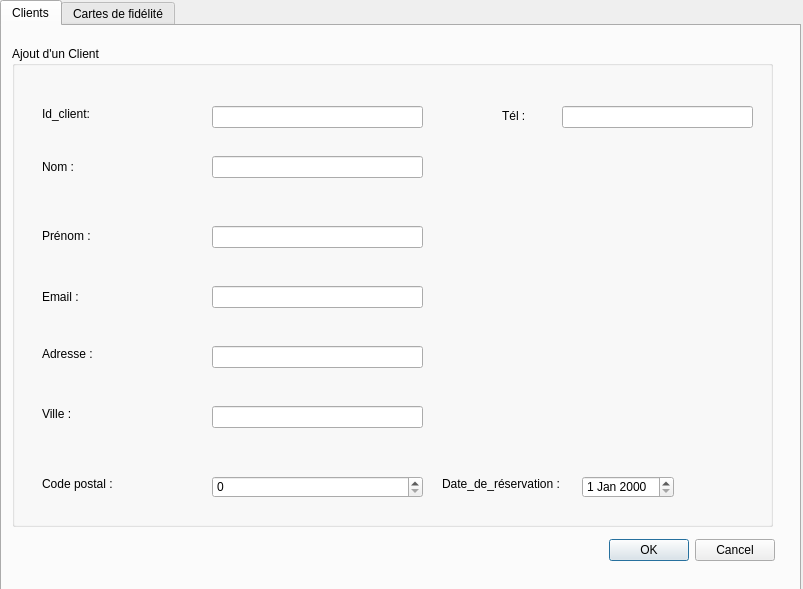
<?xml version="1.0" encoding="UTF-8"?>
<ui version="4.0">
 <class>Espace_client</class>
 <widget class="QDialog" name="Espace_client">
  <property name="geometry">
   <rect>
    <x>0</x>
    <y>0</y>
    <width>803</width>
    <height>589</height>
   </rect>
  </property>
  <property name="windowTitle">
   <string>Dialog</string>
  </property>
  <widget class="QTabWidget" name="tabWidget">
   <property name="geometry">
    <rect>
     <x>0</x>
     <y>0</y>
     <width>801</width>
     <height>591</height>
    </rect>
   </property>
   <property name="currentIndex">
    <number>0</number>
   </property>
   <widget class="QWidget" name="tab">
    <attribute name="title">
     <string>Clients</string>
    </attribute>
    <widget class="QStackedWidget" name="stackedWidget">
     <property name="geometry">
      <rect>
       <x>10</x>
       <y>10</y>
       <width>771</width>
       <height>531</height>
      </rect>
     </property>
     <property name="currentIndex">
      <number>1</number>
     </property>
     <widget class="QWidget" name="afficherClient">
      <widget class="QTableView" name="tabClient">
       <property name="geometry">
        <rect>
         <x>10</x>
         <y>80</y>
         <width>741</width>
         <height>361</height>
        </rect>
       </property>
       <property name="selectionBehavior">
        <enum>QAbstractItemView::SelectRows</enum>
       </property>
       <property name="sortingEnabled">
        <bool>true</bool>
       </property>
      </widget>
      <widget class="QLineEdit" name="lineEdit">
       <property name="geometry">
        <rect>
         <x>560</x>
         <y>40</y>
         <width>191</width>
         <height>22</height>
        </rect>
       </property>
       <property name="placeholderText">
        <string>recherche</string>
       </property>
      </widget>
      <widget class="QComboBox" name="cb_colone">
       <property name="geometry">
        <rect>
         <x>360</x>
         <y>40</y>
         <width>191</width>
         <height>22</height>
        </rect>
       </property>
       <item>
        <property name="text">
         <string>Tous</string>
        </property>
       </item>
       <item>
        <property name="text">
         <string>Nom de l'entreprise</string>
        </property>
       </item>
       <item>
        <property name="text">
         <string>Description</string>
        </property>
       </item>
       <item>
        <property name="text">
         <string>Matricule fiscale</string>
        </property>
       </item>
       <item>
        <property name="text">
         <string>Email</string>
        </property>
       </item>
       <item>
        <property name="text">
         <string>Adresse</string>
        </property>
       </item>
       <item>
        <property name="text">
         <string>Ville</string>
        </property>
       </item>
       <item>
        <property name="text">
         <string>Code postal</string>
        </property>
       </item>
       <item>
        <property name="text">
         <string>Tel</string>
        </property>
       </item>
       <item>
        <property name="text">
         <string>Fax</string>
        </property>
       </item>
       <item>
        <property name="text">
         <string>Total d'achats</string>
        </property>
       </item>
      </widget>
      <widget class="QPushButton" name="button_ajouterClient">
       <property name="geometry">
        <rect>
         <x>10</x>
         <y>470</y>
         <width>131</width>
         <height>31</height>
        </rect>
       </property>
       <property name="text">
        <string>Ajouter</string>
       </property>
      </widget>
      <widget class="QPushButton" name="button_supprimerClient">
       <property name="geometry">
        <rect>
         <x>160</x>
         <y>470</y>
         <width>131</width>
         <height>31</height>
        </rect>
       </property>
       <property name="text">
        <string>Supprimer</string>
       </property>
      </widget>
      <widget class="QPushButton" name="pushButton_3">
       <property name="geometry">
        <rect>
         <x>620</x>
         <y>470</y>
         <width>131</width>
         <height>31</height>
        </rect>
       </property>
       <property name="text">
        <string>Retour</string>
       </property>
      </widget>
      <widget class="QPushButton" name="Button_pdf">
       <property name="geometry">
        <rect>
         <x>310</x>
         <y>470</y>
         <width>131</width>
         <height>31</height>
        </rect>
       </property>
       <property name="text">
        <string>PDF</string>
       </property>
      </widget>
     </widget>
     <widget class="QWidget" name="ajoutClient">
      <widget class="QGroupBox" name="groupBox">
       <property name="geometry">
        <rect>
         <x>0</x>
         <y>10</y>
         <width>761</width>
         <height>481</height>
        </rect>
       </property>
       <property name="title">
        <string>Ajout d'un Client</string>
       </property>
       <widget class="QLabel" name="label_4">
        <property name="geometry">
         <rect>
          <x>30</x>
          <y>240</y>
          <width>55</width>
          <height>21</height>
         </rect>
        </property>
        <property name="text">
         <string>Email :</string>
        </property>
       </widget>
       <widget class="QLabel" name="label_5">
        <property name="geometry">
         <rect>
          <x>30</x>
          <y>300</y>
          <width>55</width>
          <height>16</height>
         </rect>
        </property>
        <property name="text">
         <string>Adresse :</string>
        </property>
       </widget>
       <widget class="QLabel" name="label_6">
        <property name="geometry">
         <rect>
          <x>30</x>
          <y>360</y>
          <width>55</width>
          <height>16</height>
         </rect>
        </property>
        <property name="text">
         <string>Ville :</string>
        </property>
       </widget>
       <widget class="QLineEdit" name="le_email">
        <property name="geometry">
         <rect>
          <x>200</x>
          <y>240</y>
          <width>211</width>
          <height>22</height>
         </rect>
        </property>
       </widget>
       <widget class="QLineEdit" name="le_adresse">
        <property name="geometry">
         <rect>
          <x>200</x>
          <y>300</y>
          <width>211</width>
          <height>22</height>
         </rect>
        </property>
       </widget>
       <widget class="QLabel" name="label_7">
        <property name="geometry">
         <rect>
          <x>490</x>
          <y>60</y>
          <width>61</width>
          <height>20</height>
         </rect>
        </property>
        <property name="text">
         <string>Tél :</string>
        </property>
       </widget>
       <widget class="QLineEdit" name="le_tel">
        <property name="geometry">
         <rect>
          <x>550</x>
          <y>60</y>
          <width>191</width>
          <height>22</height>
         </rect>
        </property>
       </widget>
       <widget class="QLabel" name="label_10">
        <property name="geometry">
         <rect>
          <x>30</x>
          <y>430</y>
          <width>91</width>
          <height>16</height>
         </rect>
        </property>
        <property name="text">
         <string>Code postal :</string>
        </property>
       </widget>
       <widget class="QSpinBox" name="sb_codePostal">
        <property name="geometry">
         <rect>
          <x>200</x>
          <y>430</y>
          <width>211</width>
          <height>22</height>
         </rect>
        </property>
        <property name="minimum">
         <number>0</number>
        </property>
        <property name="maximum">
         <number>9999</number>
        </property>
        <property name="value">
         <number>0</number>
        </property>
       </widget>
       <widget class="QLineEdit" name="le_ville">
        <property name="geometry">
         <rect>
          <x>200</x>
          <y>360</y>
          <width>211</width>
          <height>22</height>
         </rect>
        </property>
       </widget>
       <widget class="QLabel" name="label_18">
        <property name="geometry">
         <rect>
          <x>30</x>
          <y>60</y>
          <width>131</width>
          <height>16</height>
         </rect>
        </property>
        <property name="text">
         <string>Id_client:</string>
        </property>
       </widget>
       <widget class="QLineEdit" name="le_matriculeFiscale_modif_2">
        <property name="geometry">
         <rect>
          <x>200</x>
          <y>60</y>
          <width>211</width>
          <height>22</height>
         </rect>
        </property>
        <property name="readOnly">
         <bool>true</bool>
        </property>
       </widget>
       <widget class="QLabel" name="label_19">
        <property name="geometry">
         <rect>
          <x>30</x>
          <y>100</y>
          <width>131</width>
          <height>41</height>
         </rect>
        </property>
        <property name="text">
         <string>Nom :</string>
        </property>
       </widget>
       <widget class="QLineEdit" name="le_nomEntreprise_modif_3">
        <property name="geometry">
         <rect>
          <x>200</x>
          <y>110</y>
          <width>211</width>
          <height>22</height>
         </rect>
        </property>
        <property name="readOnly">
         <bool>false</bool>
        </property>
       </widget>
       <widget class="QLabel" name="label_33">
        <property name="geometry">
         <rect>
          <x>30</x>
          <y>180</y>
          <width>171</width>
          <height>20</height>
         </rect>
        </property>
        <property name="text">
         <string>Prénom :</string>
        </property>
       </widget>
       <widget class="QLineEdit" name="le_nomEntreprise_modif_4">
        <property name="geometry">
         <rect>
          <x>200</x>
          <y>180</y>
          <width>211</width>
          <height>22</height>
         </rect>
        </property>
        <property name="readOnly">
         <bool>false</bool>
        </property>
       </widget>
       <widget class="QLabel" name="label_34">
        <property name="geometry">
         <rect>
          <x>430</x>
          <y>430</y>
          <width>141</width>
          <height>16</height>
         </rect>
        </property>
        <property name="text">
         <string>Date_de_réservation :</string>
        </property>
       </widget>
       <widget class="QDateEdit" name="le_dateReservation_2">
        <property name="geometry">
         <rect>
          <x>570</x>
          <y>430</y>
          <width>92</width>
          <height>22</height>
         </rect>
        </property>
       </widget>
      </widget>
      <widget class="QDialogButtonBox" name="validerAjout">
       <property name="geometry">
        <rect>
         <x>570</x>
         <y>500</y>
         <width>193</width>
         <height>28</height>
        </rect>
       </property>
       <property name="standardButtons">
        <set>QDialogButtonBox::Cancel|QDialogButtonBox::Ok</set>
       </property>
      </widget>
     </widget>
     <widget class="QWidget" name="modifierClient">
      <widget class="QGroupBox" name="groupBox_2">
       <property name="geometry">
        <rect>
         <x>0</x>
         <y>10</y>
         <width>761</width>
         <height>481</height>
        </rect>
       </property>
       <property name="title">
        <string>Modifier les données d'un client</string>
       </property>
       <widget class="QLabel" name="label_11">
        <property name="geometry">
         <rect>
          <x>20</x>
          <y>120</y>
          <width>131</width>
          <height>41</height>
         </rect>
        </property>
        <property name="text">
         <string>Nom :</string>
        </property>
       </widget>
       <widget class="QLineEdit" name="le_nomEntreprise_modif">
        <property name="geometry">
         <rect>
          <x>200</x>
          <y>130</y>
          <width>211</width>
          <height>22</height>
         </rect>
        </property>
        <property name="readOnly">
         <bool>false</bool>
        </property>
       </widget>
       <widget class="QLabel" name="label_12">
        <property name="geometry">
         <rect>
          <x>20</x>
          <y>180</y>
          <width>171</width>
          <height>20</height>
         </rect>
        </property>
        <property name="text">
         <string>Prénom :</string>
        </property>
       </widget>
       <widget class="QLineEdit" name="le_matriculeFiscale_modif">
        <property name="geometry">
         <rect>
          <x>200</x>
          <y>80</y>
          <width>211</width>
          <height>22</height>
         </rect>
        </property>
        <property name="readOnly">
         <bool>true</bool>
        </property>
       </widget>
       <widget class="QLabel" name="label_13">
        <property name="geometry">
         <rect>
          <x>20</x>
          <y>80</y>
          <width>131</width>
          <height>16</height>
         </rect>
        </property>
        <property name="text">
         <string>Id_client</string>
        </property>
       </widget>
       <widget class="QLabel" name="label_14">
        <property name="geometry">
         <rect>
          <x>20</x>
          <y>240</y>
          <width>55</width>
          <height>21</height>
         </rect>
        </property>
        <property name="text">
         <string>Email :</string>
        </property>
       </widget>
       <widget class="QLabel" name="label_15">
        <property name="geometry">
         <rect>
          <x>20</x>
          <y>310</y>
          <width>55</width>
          <height>16</height>
         </rect>
        </property>
        <property name="text">
         <string>Adresse :</string>
        </property>
       </widget>
       <widget class="QLabel" name="label_16">
        <property name="geometry">
         <rect>
          <x>20</x>
          <y>370</y>
          <width>55</width>
          <height>16</height>
         </rect>
        </property>
        <property name="text">
         <string>Ville :</string>
        </property>
       </widget>
       <widget class="QLineEdit" name="le_email_modif">
        <property name="geometry">
         <rect>
          <x>200</x>
          <y>240</y>
          <width>211</width>
          <height>22</height>
         </rect>
        </property>
       </widget>
       <widget class="QLineEdit" name="le_adresse_modif">
        <property name="geometry">
         <rect>
          <x>200</x>
          <y>300</y>
          <width>211</width>
          <height>22</height>
         </rect>
        </property>
       </widget>
       <widget class="QLabel" name="label_17">
        <property name="geometry">
         <rect>
          <x>490</x>
          <y>60</y>
          <width>61</width>
          <height>20</height>
         </rect>
        </property>
        <property name="text">
         <string>Tél :</string>
        </property>
       </widget>
       <widget class="QLineEdit" name="le_tel_modif">
        <property name="geometry">
         <rect>
          <x>550</x>
          <y>60</y>
          <width>191</width>
          <height>22</height>
         </rect>
        </property>
       </widget>
       <widget class="QLabel" name="label_20">
        <property name="geometry">
         <rect>
          <x>20</x>
          <y>430</y>
          <width>91</width>
          <height>16</height>
         </rect>
        </property>
        <property name="text">
         <string>Code postal :</string>
        </property>
       </widget>
       <widget class="QSpinBox" name="sb_codePostal_modif">
        <property name="geometry">
         <rect>
          <x>200</x>
          <y>420</y>
          <width>211</width>
          <height>22</height>
         </rect>
        </property>
        <property name="minimum">
         <number>0</number>
        </property>
        <property name="maximum">
         <number>9999</number>
        </property>
        <property name="value">
         <number>0</number>
        </property>
       </widget>
       <widget class="QLineEdit" name="le_ville_modif">
        <property name="geometry">
         <rect>
          <x>200</x>
          <y>360</y>
          <width>211</width>
          <height>22</height>
         </rect>
        </property>
       </widget>
       <widget class="QLineEdit" name="le_nomEntreprise_modif_2">
        <property name="geometry">
         <rect>
          <x>200</x>
          <y>180</y>
          <width>211</width>
          <height>22</height>
         </rect>
        </property>
        <property name="readOnly">
         <bool>false</bool>
        </property>
       </widget>
      </widget>
      <widget class="QDialogButtonBox" name="validerModif">
       <property name="geometry">
        <rect>
         <x>570</x>
         <y>500</y>
         <width>193</width>
         <height>28</height>
        </rect>
       </property>
       <property name="standardButtons">
        <set>QDialogButtonBox::Cancel|QDialogButtonBox::Ok</set>
       </property>
      </widget>
     </widget>
    </widget>
   </widget>
   <widget class="QWidget" name="tab_2">
    <attribute name="title">
     <string>Cartes de fidélité</string>
    </attribute>
    <widget class="QStackedWidget" name="stackedWidget_2">
     <property name="geometry">
      <rect>
       <x>10</x>
       <y>10</y>
       <width>771</width>
       <height>531</height>
      </rect>
     </property>
     <property name="currentIndex">
      <number>1</number>
     </property>
     <widget class="QWidget" name="afficherCarteFid">
      <widget class="QTableView" name="tabCarteFid">
       <property name="geometry">
        <rect>
         <x>10</x>
         <y>80</y>
         <width>741</width>
         <height>361</height>
        </rect>
       </property>
       <property name="selectionBehavior">
        <enum>QAbstractItemView::SelectRows</enum>
       </property>
       <property name="sortingEnabled">
        <bool>true</bool>
       </property>
      </widget>
      <widget class="QLineEdit" name="le_recherche_carteFid">
       <property name="geometry">
        <rect>
         <x>560</x>
         <y>40</y>
         <width>191</width>
         <height>22</height>
        </rect>
       </property>
       <property name="placeholderText">
        <string>recherche</string>
       </property>
      </widget>
      <widget class="QComboBox" name="cb_colone_carteFid">
       <property name="geometry">
        <rect>
         <x>360</x>
         <y>40</y>
         <width>191</width>
         <height>22</height>
        </rect>
       </property>
       <item>
        <property name="text">
         <string>Tous</string>
        </property>
       </item>
       <item>
        <property name="text">
         <string>NUM_CARTE</string>
        </property>
       </item>
       <item>
        <property name="text">
         <string>DATE_DE_CREATION</string>
        </property>
       </item>
       <item>
        <property name="text">
         <string>POINTS</string>
        </property>
       </item>
       <item>
        <property name="text">
         <string>TOTAL_ACHATS</string>
        </property>
       </item>
       <item>
        <property name="text">
         <string>STATUT</string>
        </property>
       </item>
       <item>
        <property name="text">
         <string>REMISE</string>
        </property>
       </item>
       <item>
        <property name="text">
         <string>MATRICULE_FISCALE</string>
        </property>
       </item>
      </widget>
      <widget class="QPushButton" name="button_ajouter_carteFid">
       <property name="geometry">
        <rect>
         <x>10</x>
         <y>470</y>
         <width>131</width>
         <height>31</height>
        </rect>
       </property>
       <property name="text">
        <string>Ajouter</string>
       </property>
      </widget>
      <widget class="QPushButton" name="button_supprimer_carteFid">
       <property name="geometry">
        <rect>
         <x>160</x>
         <y>470</y>
         <width>131</width>
         <height>31</height>
        </rect>
       </property>
       <property name="text">
        <string>Supprimer</string>
       </property>
      </widget>
      <widget class="QPushButton" name="pushButton_4">
       <property name="geometry">
        <rect>
         <x>620</x>
         <y>470</y>
         <width>131</width>
         <height>31</height>
        </rect>
       </property>
       <property name="text">
        <string>Retour</string>
       </property>
      </widget>
     </widget>
     <widget class="QWidget" name="ajoutClient_2">
      <widget class="QDialogButtonBox" name="validerAjout_cf">
       <property name="geometry">
        <rect>
         <x>570</x>
         <y>500</y>
         <width>193</width>
         <height>28</height>
        </rect>
       </property>
       <property name="standardButtons">
        <set>QDialogButtonBox::Cancel|QDialogButtonBox::Ok</set>
       </property>
      </widget>
      <widget class="QGroupBox" name="groupBox_3">
       <property name="geometry">
        <rect>
         <x>60</x>
         <y>30</y>
         <width>651</width>
         <height>431</height>
        </rect>
       </property>
       <property name="title">
        <string>Ajout de carte de fidélité :</string>
       </property>
       <widget class="QSpinBox" name="sb_numCarte">
        <property name="geometry">
         <rect>
          <x>130</x>
          <y>50</y>
          <width>141</width>
          <height>22</height>
         </rect>
        </property>
       </widget>
       <widget class="QSpinBox" name="sb_points">
        <property name="geometry">
         <rect>
          <x>130</x>
          <y>110</y>
          <width>141</width>
          <height>22</height>
         </rect>
        </property>
       </widget>
       <widget class="QLabel" name="label_9">
        <property name="geometry">
         <rect>
          <x>20</x>
          <y>50</y>
          <width>71</width>
          <height>16</height>
         </rect>
        </property>
        <property name="text">
         <string>Num carte :</string>
        </property>
       </widget>
       <widget class="QLabel" name="label_21">
        <property name="geometry">
         <rect>
          <x>20</x>
          <y>110</y>
          <width>55</width>
          <height>16</height>
         </rect>
        </property>
        <property name="text">
         <string>Points :</string>
        </property>
       </widget>
       <widget class="QDateEdit" name="le_dateCreation">
        <property name="geometry">
         <rect>
          <x>450</x>
          <y>50</y>
          <width>151</width>
          <height>22</height>
         </rect>
        </property>
       </widget>
       <widget class="QLabel" name="label_22">
        <property name="geometry">
         <rect>
          <x>330</x>
          <y>50</y>
          <width>111</width>
          <height>16</height>
         </rect>
        </property>
        <property name="text">
         <string>Date_de_creation :</string>
        </property>
       </widget>
       <widget class="QLabel" name="label_23">
        <property name="geometry">
         <rect>
          <x>20</x>
          <y>170</y>
          <width>91</width>
          <height>16</height>
         </rect>
        </property>
        <property name="text">
         <string>Total d'achats :</string>
        </property>
       </widget>
       <widget class="QDoubleSpinBox" name="dsb_totalAchats">
        <property name="geometry">
         <rect>
          <x>130</x>
          <y>170</y>
          <width>141</width>
          <height>22</height>
         </rect>
        </property>
       </widget>
       <widget class="QLabel" name="label_24">
        <property name="geometry">
         <rect>
          <x>20</x>
          <y>230</y>
          <width>55</width>
          <height>16</height>
         </rect>
        </property>
        <property name="text">
         <string>Statut :</string>
        </property>
       </widget>
       <widget class="QLabel" name="label_25">
        <property name="geometry">
         <rect>
          <x>20</x>
          <y>290</y>
          <width>55</width>
          <height>16</height>
         </rect>
        </property>
        <property name="text">
         <string>Remise :</string>
        </property>
       </widget>
       <widget class="QLabel" name="label_26">
        <property name="geometry">
         <rect>
          <x>330</x>
          <y>120</y>
          <width>111</width>
          <height>16</height>
         </rect>
        </property>
        <property name="text">
         <string>Id_Client :</string>
        </property>
       </widget>
       <widget class="QComboBox" name="cb_Status">
        <property name="geometry">
         <rect>
          <x>130</x>
          <y>230</y>
          <width>141</width>
          <height>22</height>
         </rect>
        </property>
        <item>
         <property name="text">
          <string>Platinum</string>
         </property>
        </item>
        <item>
         <property name="text">
          <string>Silver</string>
         </property>
        </item>
        <item>
         <property name="text">
          <string>Gold</string>
         </property>
        </item>
       </widget>
       <widget class="QComboBox" name="cb_matriculeFiscale">
        <property name="geometry">
         <rect>
          <x>450</x>
          <y>120</y>
          <width>151</width>
          <height>22</height>
         </rect>
        </property>
       </widget>
       <widget class="QSpinBox" name="sb_remise">
        <property name="geometry">
         <rect>
          <x>130</x>
          <y>290</y>
          <width>141</width>
          <height>22</height>
         </rect>
        </property>
       </widget>
      </widget>
     </widget>
     <widget class="QWidget" name="modifierClient_2">
      <widget class="QDialogButtonBox" name="validerModif_cf">
       <property name="geometry">
        <rect>
         <x>570</x>
         <y>500</y>
         <width>193</width>
         <height>28</height>
        </rect>
       </property>
       <property name="standardButtons">
        <set>QDialogButtonBox::Cancel|QDialogButtonBox::Ok</set>
       </property>
      </widget>
      <widget class="QGroupBox" name="groupBox_4">
       <property name="geometry">
        <rect>
         <x>50</x>
         <y>30</y>
         <width>651</width>
         <height>431</height>
        </rect>
       </property>
       <property name="title">
        <string>Modifier une carte de fidélité :</string>
       </property>
       <widget class="QSpinBox" name="sb_numCarte_modif">
        <property name="geometry">
         <rect>
          <x>130</x>
          <y>50</y>
          <width>141</width>
          <height>22</height>
         </rect>
        </property>
       </widget>
       <widget class="QSpinBox" name="sb_points_modif">
        <property name="geometry">
         <rect>
          <x>130</x>
          <y>110</y>
          <width>141</width>
          <height>22</height>
         </rect>
        </property>
       </widget>
       <widget class="QLabel" name="label_27">
        <property name="geometry">
         <rect>
          <x>20</x>
          <y>50</y>
          <width>71</width>
          <height>16</height>
         </rect>
        </property>
        <property name="text">
         <string>Num carte :</string>
        </property>
       </widget>
       <widget class="QLabel" name="label_28">
        <property name="geometry">
         <rect>
          <x>20</x>
          <y>110</y>
          <width>55</width>
          <height>16</height>
         </rect>
        </property>
        <property name="text">
         <string>Points :</string>
        </property>
       </widget>
       <widget class="QDateEdit" name="le_dateCreation_modif">
        <property name="geometry">
         <rect>
          <x>450</x>
          <y>50</y>
          <width>151</width>
          <height>22</height>
         </rect>
        </property>
       </widget>
       <widget class="QLabel" name="label_29">
        <property name="geometry">
         <rect>
          <x>330</x>
          <y>50</y>
          <width>111</width>
          <height>16</height>
         </rect>
        </property>
        <property name="text">
         <string>Date_de_creation :</string>
        </property>
       </widget>
       <widget class="QLabel" name="label_30">
        <property name="geometry">
         <rect>
          <x>20</x>
          <y>170</y>
          <width>91</width>
          <height>16</height>
         </rect>
        </property>
        <property name="text">
         <string>Total d'achats :</string>
        </property>
       </widget>
       <widget class="QDoubleSpinBox" name="dsb_totalAchats_modif">
        <property name="geometry">
         <rect>
          <x>130</x>
          <y>170</y>
          <width>141</width>
          <height>22</height>
         </rect>
        </property>
       </widget>
       <widget class="QLabel" name="label_31">
        <property name="geometry">
         <rect>
          <x>20</x>
          <y>230</y>
          <width>55</width>
          <height>16</height>
         </rect>
        </property>
        <property name="text">
         <string>Status :</string>
        </property>
       </widget>
       <widget class="QLabel" name="label_32">
        <property name="geometry">
         <rect>
          <x>20</x>
          <y>290</y>
          <width>55</width>
          <height>16</height>
         </rect>
        </property>
        <property name="text">
         <string>Remise :</string>
        </property>
       </widget>
       <widget class="QComboBox" name="cb_Status_modif">
        <property name="geometry">
         <rect>
          <x>130</x>
          <y>230</y>
          <width>141</width>
          <height>22</height>
         </rect>
        </property>
        <item>
         <property name="text">
          <string>Platinum</string>
         </property>
        </item>
        <item>
         <property name="text">
          <string>Silver</string>
         </property>
        </item>
        <item>
         <property name="text">
          <string>Gold</string>
         </property>
        </item>
       </widget>
       <widget class="QSpinBox" name="sb_remise_modif">
        <property name="geometry">
         <rect>
          <x>130</x>
          <y>290</y>
          <width>141</width>
          <height>22</height>
         </rect>
        </property>
       </widget>
      </widget>
     </widget>
    </widget>
   </widget>
  </widget>
 </widget>
 <resources/>
 <connections/>
</ui>
